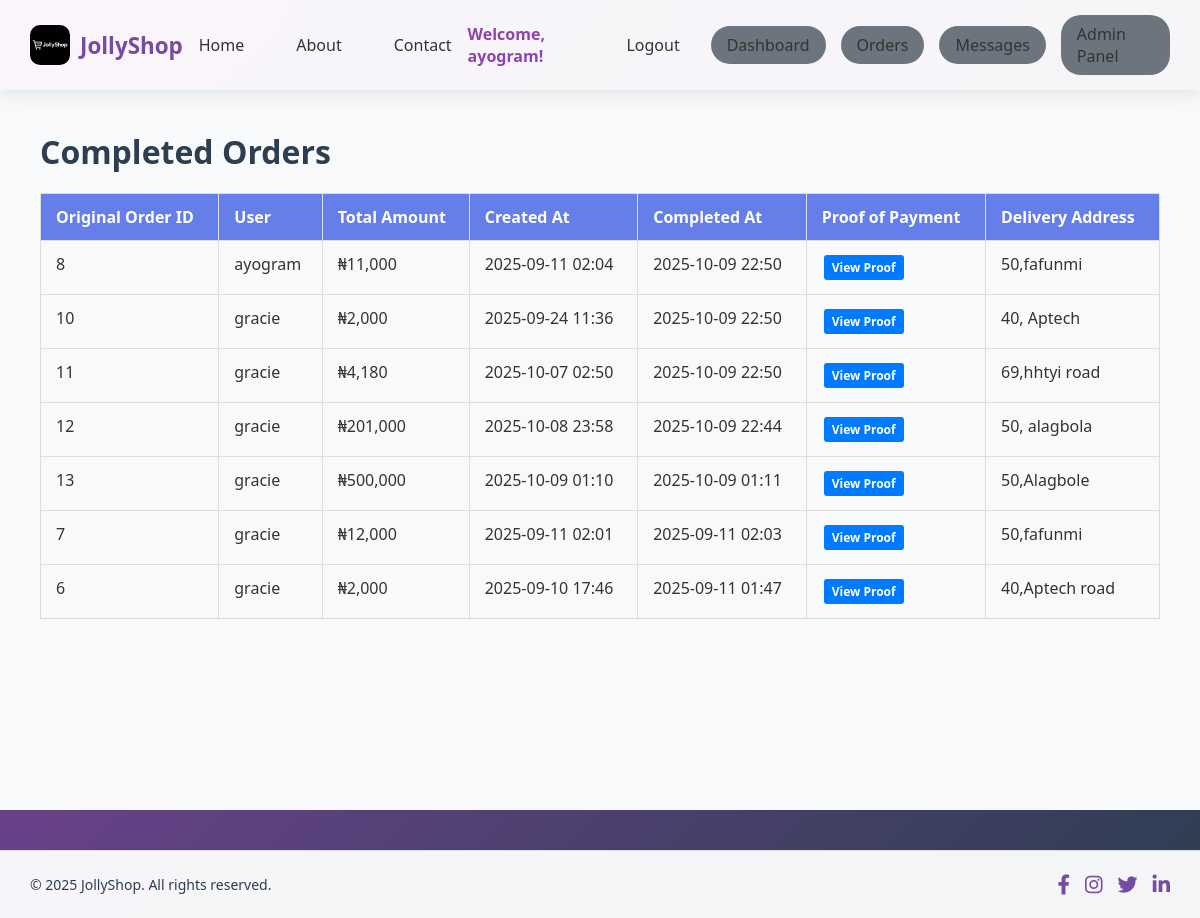
The page /completed-orders/ (signed in) on the database its author committed.
### Mini_catalog/models.py (models this page shows, shortened)
class CompletedOrder(models.Model):
    original_order_id = models.IntegerField()
    user = models.ForeignKey(User, on_delete=models.CASCADE)
    created_at = models.DateTimeField()
    completed_at = models.DateTimeField(auto_now_add=True)
    total_amount = models.DecimalField(max_digits=10, decimal_places=2)
    delivery_address = models.TextField()
    proof_of_payment = models.ImageField(storage=proof_storage, upload_to='', blank=True, null=True)

### Mini_catalog/views.py (the view)
# urls.py: path("completed-orders/", views.completed_orders, name="completed_orders"),
@login_required
@user_passes_test(lambda u: u.is_staff)
def completed_orders(request):
    completed_orders = CompletedOrder.objects.all().order_by('-completed_at').prefetch_related('user')
    return render(request, 'completed_orders.html', {
        'completed_orders': completed_orders,
    })

### Mini_catalog/templates/completed_orders.html (shortened to what this page needs)
{% extends 'base.html' %}
{% load humanize %}
{% block content %}
<div class="container">
  <h1>Completed Orders</h1>
  {% if completed_orders %}
    <table class="orders-table">
      <thead>
        <tr>
          <th>Original Order ID</th>
          <th>User</th>
          <th>Total Amount</th>
          <th>Created At</th>
          <th>Completed At</th>
          <th>Proof of Payment</th>
          <th>Delivery Address</th>
        </tr>
      </thead>
      <tbody>
        {% for order in completed_orders %}
          <tr>
            <td>{{ order.original_order_id }}</td>
            <td>{{ order.user.username }}</td>
            <td>₦{{ order.total_amount|floatformat:'0'|intcomma }}</td>
            <td>{{ order.created_at|date:"Y-m-d H:i" }}</td>
            <td>{{ order.completed_at|date:"Y-m-d H:i" }}</td>
            <td>
              {% if order.proof_of_payment %}
                <a href="{{ order.proof_of_payment.url }}" target="_blank" class="btn btn-primary btn-small">View Proof</a>
              {% else %}
                <span class="text-muted">No proof uploaded</span>
              {% endif %}
            </td>
            <td>{{ order.delivery_address }}</td>
          </tr>
        {% endfor %}
      </tbody>
    </table>
  {% else %}
    <p>No completed orders found.</p>
  {% endif %}
</div>
{% endblock %}

### Mini_catalog/templates/base.html (shortened to what this page needs)
{% load static %}
{% load humanize %}
<!DOCTYPE html>
<html lang="en">
<head>
    <link rel="stylesheet" href="https://cdnjs.cloudflare.com/ajax/libs/font-awesome/6.0.0/css/all.min.css">
</head>
<body>
    <nav class="navbar">
        <div class="logo">
            <img src="{% static 'images/Jollyshop.jpg' %}" alt="JollyShop Logo">
            <span>JollyShop</span>
        </div>
        <div class="nav-links">
            <a href="{% url 'product_list' %}">Home</a>
            <a href="{% url 'about' %}">About</a>
            <a href="{% url 'contact' %}">Contact</a>
        </div>
        <div class="nav-links user-info">
            {% if user.is_authenticated and not user.is_anonymous %}
                <span>Welcome, {{ user.username }}!</span>
                <a href="{% url 'logout' %}" onclick="return confirm('Are you sure you want to logout?')">Logout</a>
                {% if user.is_staff %}
                    <a href="{% url 'admin_dashboard' %}" class="btn btn-secondary">Dashboard</a>
                    <a href="{% url 'order_management' %}" class="btn btn-secondary">Orders</a>
                    <a href="{% url 'contact_messages' %}" class="btn btn-secondary">Messages</a>
                    <a href="/admin/" class="btn btn-secondary">Admin Panel</a>
                {% endif %}
            {% else %}
                <a href="{% url 'login' %}">Login</a>
                <a href="{% url 'register' %}">Register</a>
            {% endif %}
        </div>
    </nav>
    <div class="content">
        <div class="container">
            {% block content %}{% endblock %}
        </div>
    </div>
    <footer class="footer">
        <div class="footer-content">
            <div class="copyright">
                &copy; 2025 JollyShop. All rights reserved.
            </div>
            <div class="social-icons">
                <a href="https://www.facebook.com/share/16A7QfD5Bg/" title="Facebook" target="_blank"><i class="fab fa-facebook-f"></i></a>
                <a href="https://www.instagram.com/ayogram_1?igsh=MTZodTMyY255cHh6aw==" title="Instagram" target="_blank"><i class="fab fa-instagram"></i></a>
                <a href="https://x.com/ayogram_01?t=WucJrnkUXLJx-KQOdCGoXg&s=08" title="Twitter" target="_blank"><i class="fab fa-twitter"></i></a>
                <a href="https://www.linkedin.com/in/waliyi-balogun-8045a930b?utm_source=share&utm_campaign=share_via&utm_content=profile&utm_medium=android_app" title="LinkedIn" target="_blank"><i class="fab fa-linkedin-in"></i></a>
            </div>
        </div>
    </footer>
</body>
</html>

### Mini_catalog/templates/completed_orders.html (style rules this page uses)
.orders-table { width: 100%; border-collapse: collapse; margin-top: 20px; }
.orders-table th, .orders-table td { border: 1px solid #ddd; padding: 12px 15px; text-align: left; vertical-align: top; }
.orders-table th { background: #667eea; color: white; }
.orders-table tbody tr:nth-child(even) { background: #f8f9fa; }
.btn-small { padding: 4px 8px; font-size: 12px; margin: 2px; display: inline-block; text-decoration: none; border-radius: 3px; }
.btn-primary { background: #007bff; color: white; }

### rows shown on the page
CompletedOrder: original_order_id "8", user.username "ayogram", total_amount "11,000", created_at "2025-09-11 02:04", completed_at "2025-10-09 22:50", delivery_address "50,fafunmi"
CompletedOrder: original_order_id "10", user.username "gracie", total_amount "2,000", created_at "2025-09-24 11:36", completed_at "2025-10-09 22:50", delivery_address "40, Aptech"
CompletedOrder: original_order_id "11", user.username "gracie", total_amount "4,180", created_at "2025-10-07 02:50", completed_at "2025-10-09 22:50", delivery_address "69,hhtyi road"
CompletedOrder: original_order_id "12", user.username "gracie", total_amount "201,000", created_at "2025-10-08 23:58", completed_at "2025-10-09 22:44", delivery_address "50, alagbola"
CompletedOrder: original_order_id "13", user.username "gracie", total_amount "500,000", created_at "2025-10-09 01:10", completed_at "2025-10-09 01:11", delivery_address "50,Alagbole"
CompletedOrder: original_order_id "7", user.username "gracie", total_amount "12,000", created_at "2025-09-11 02:01", completed_at "2025-09-11 02:03", delivery_address "50,fafunmi"
CompletedOrder: original_order_id "6", user.username "gracie", total_amount "2,000", created_at "2025-09-10 17:46", completed_at "2025-09-11 01:47", delivery_address "40,Aptech road"

### other values the page prints
{{ user.username }} "ayogram"
